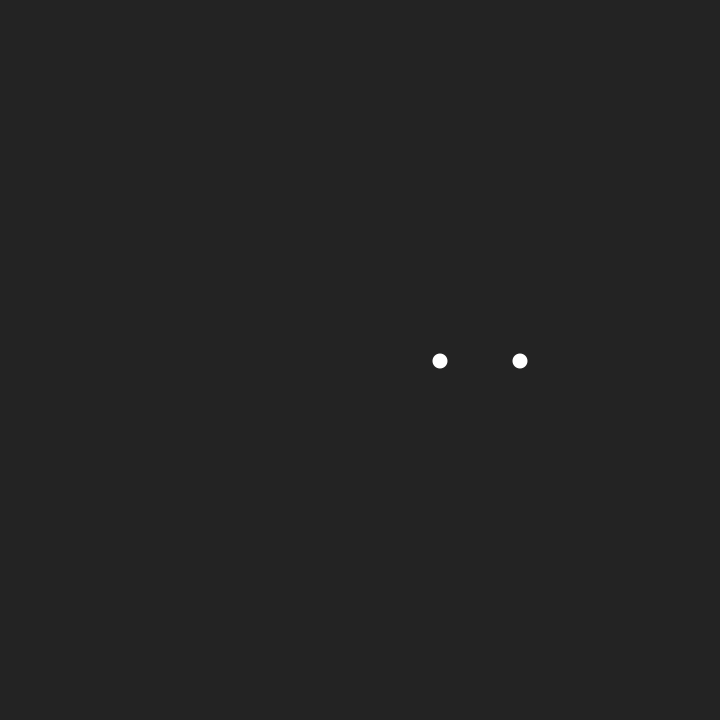
Frame 1 (no input)
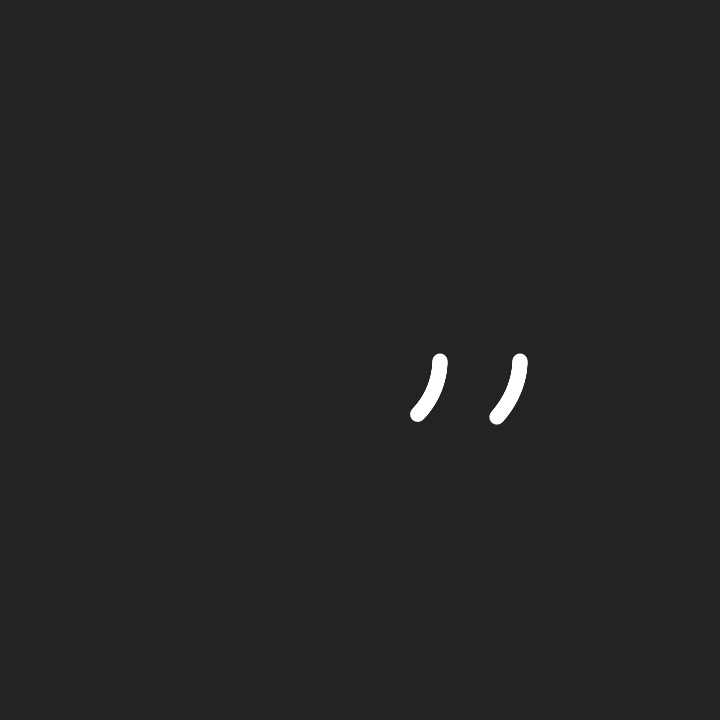
Frame 60 (the mouse pressed at the canvas centre just before this capture)
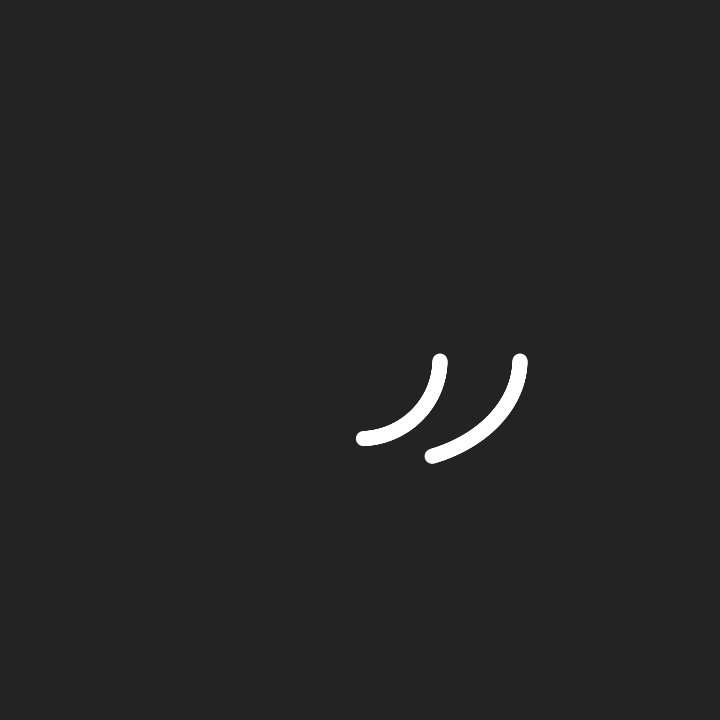
Frame 120 (the mouse held since frame 60 and released just before this capture)

The Processing sketch that drew these frames (run headless with seeded random() and noise(); from frame 60 on, the mouse is pressed at the canvas centre):

// Processing sketch: exercise_8
// ── exercise_8.pde
Attractor attractor; 
ArrayList<Mover> movers = new ArrayList<Mover>(); 

void setup() {
  size(720, 720); 
  background(35);
  
  attractor = new Attractor(new PVector(width / 2, height /2), 20, 0.4);
  movers.add(new Mover(new PVector((width / 2) + 80, (height /2)), 1));
  movers.add(new Mover(new PVector((width / 2) + 160, (height /2)), 1));
}

void draw() {
  for(Mover mover : movers) {
    mover.applyForce(attractor.gravitationalForce(mover));
    mover.update();
  }
}

// ── Attractor.pde
class Attractor {
  PVector position; 
  float mass;
  float diameter;
  float G;
  
  Attractor(PVector position, float mass, float G) {
    this.position = position;
    this.mass = mass;
    this.diameter = mass * 5;
    this.G = G; 
  }
  
  PVector gravitationalForce(Mover mover) {
    PVector direction = PVector.sub(this.position, mover.position);
    float distance = constrain(direction.mag(), 5, 25);
    direction.normalize(); 
    
    float magnitude = (this.G * this.mass * mover.mass) / pow(distance, 2);
    direction.mult(magnitude); 
    
    return direction; 
  }
  
  void update() {
    fill(95);
    noStroke(); 
    circle(this.position.x, this.position.y, this.diameter);
  }
}

// ── Mover.pde
class Mover {
  PVector position;
  PVector velocity;
  PVector acceleration;
  float mass;
  float diameter; 
  
  Mover(PVector position, float mass) {
    this.position = position;
    this.velocity = new PVector(0, 1); //this base velocity & the start position are important factors for a circular motion
    this.acceleration = new PVector(); 
    this.mass = mass;
    this.diameter = mass * 15;
  }
  
  void applyForce(PVector force) {
    this.acceleration.add(PVector.div(force, mass));
  }
  
  void update() {
    this.velocity.add(this.acceleration);
    this.position.add(this.velocity);
    this.acceleration.mult(0);
    
    fill(255);
    noStroke(); 
    circle(this.position.x, this.position.y, this.diameter);
  }
}
